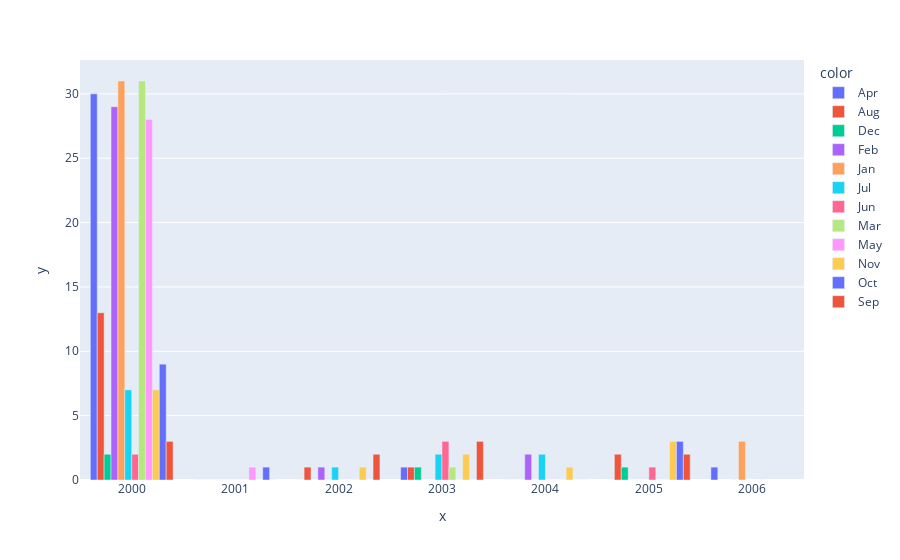

The notebook cell this image was saved under:
### Code cell
df_season_dow = df.groupby([df.year , df.month])['anomaly_seasonal_quantilemethod_duration'].sum()
px.bar(df_season_dow , x=df_season_dow.index.get_level_values(0),
           y=df_season_dow.values ,barmode='group',
           color= df_season_dow.index.get_level_values(1))

### Figure 1 — Plotly figure (JSON) as saved in the notebook; plotly's stock layout.template omitted (floating-point values rounded to 4 significant figures)
{"data": [{"alignmentgroup": "True", "hovertemplate": "color=Apr<br>x=%{x}<br>y=%{y}<extra></extra>", "legendgroup": "Apr", "marker": {"color": "#636efa", "pattern": {"shape": ""}}, "name": "Apr", "offsetgroup": "Apr", "orientation": "v", "showlegend": true, "textposition": "auto", "type": "bar", "x": [2000, 2001, 2002, 2003, 2004, 2005, 2006], "xaxis": "x", "y": [30, 0, 0, 1, 0, 0, 1], "yaxis": "y"}, {"alignmentgroup": "True", "hovertemplate": "color=Aug<br>x=%{x}<br>y=%{y}<extra></extra>", "legendgroup": "Aug", "marker": {"color": "#EF553B", "pattern": {"shape": ""}}, "name": "Aug", "offsetgroup": "Aug", "orientation": "v", "showlegend": true, "textposition": "auto", "type": "bar", "x": [2000, 2001, 2002, 2003, 2004, 2005], "xaxis": "x", "y": [13, 0, 1, 1, 0, 2], "yaxis": "y"}, {"alignmentgroup": "True", "hovertemplate": "color=Dec<br>x=%{x}<br>y=%{y}<extra></extra>", "legendgroup": "Dec", "marker": {"color": "#00cc96", "pattern": {"shape": ""}}, "name": "Dec", "offsetgroup": "Dec", "orientation": "v", "showlegend": true, "textposition": "auto", "type": "bar", "x": [2000, 2001, 2002, 2003, 2004, 2005], "xaxis": "x", "y": [2, 0, 0, 1, 0, 1], "yaxis": "y"}, {"alignmentgroup": "True", "hovertemplate": "color=Feb<br>x=%{x}<br>y=%{y}<extra></extra>", "legendgroup": "Feb", "marker": {"color": "#ab63fa", "pattern": {"shape": ""}}, "name": "Feb", "offsetgroup": "Feb", "orientation": "v", "showlegend": true, "textposition": "auto", "type": "bar", "x": [2000, 2001, 2002, 2003, 2004, 2005, 2006], "xaxis": "x", "y": [29, 0, 1, 0, 2, 0, 0], "yaxis": "y"}, {"alignmentgroup": "True", "hovertemplate": "color=Jan<br>x=%{x}<br>y=%{y}<extra></extra>", "legendgroup": "Jan", "marker": {"color": "#FFA15A", "pattern": {"shape": ""}}, "name": "Jan", "offsetgroup": "Jan", "orientation": "v", "showlegend": true, "textposition": "auto", "type": "bar", "x": [2000, 2001, 2002, 2003, 2004, 2005, 2006], "xaxis": "x", "y": [31, 0, 0, 0, 0, 0, 3], "yaxis": "y"}, {"alignmentgroup": "True", "hovertemplate": "color=Jul<br>x=%{x}<br>y=%{y}<extra></extra>", "legendgroup": "Jul", "marker": {"color": "#19d3f3", "pattern": {"shape": ""}}, "name": "Jul", "offsetgroup": "Jul", "orientation": "v", "showlegend": true, "textposition": "auto", "type": "bar", "x": [2000, 2001, 2002, 2003, 2004, 2005], "xaxis": "x", "y": [7, 0, 1, 2, 2, 0], "yaxis": "y"}, {"alignmentgroup": "True", "hovertemplate": "color=Jun<br>x=%{x}<br>y=%{y}<extra></extra>", "legendgroup": "Jun", "marker": {"color": "#FF6692", "pattern": {"shape": ""}}, "name": "Jun", "offsetgroup": "Jun", "orientation": "v", "showlegend": true, "textposition": "auto", "type": "bar", "x": [2000, 2001, 2002, 2003, 2004, 2005], "xaxis": "x", "y": [2, 0, 0, 3, 0, 1], "yaxis": "y"}, {"alignmentgroup": "True", "hovertemplate": "color=Mar<br>x=%{x}<br>y=%{y}<extra></extra>", "legendgroup": "Mar", "marker": {"color": "#B6E880", "pattern": {"shape": ""}}, "name": "Mar", "offsetgroup": "Mar", "orientation": "v", "showlegend": true, "textposition": "auto", "type": "bar", "x": [2000, 2001, 2002, 2003, 2004, 2005, 2006], "xaxis": "x", "y": [31, 0, 0, 1, 0, 0, 0], "yaxis": "y"}, {"alignmentgroup": "True", "hovertemplate": "color=May<br>x=%{x}<br>y=%{y}<extra></extra>", "legendgroup": "May", "marker": {"color": "#FF97FF", "pattern": {"shape": ""}}, "name": "May", "offsetgroup": "May", "orientation": "v", "showlegend": true, "textposition": "auto", "type": "bar", "x": [2000, 2001, 2002, 2003, 2004, 2005], "xaxis": "x", "y": [28, 1, 0, 0, 0, 0], "yaxis": "y"}, {"alignmentgroup": "True", "hovertemplate": "color=Nov<br>x=%{x}<br>y=%{y}<extra></extra>", "legendgroup": "Nov", "marker": {"color": "#FECB52", "pattern": {"shape": ""}}, "name": "Nov", "offsetgroup": "Nov", "orientation": "v", "showlegend": true, "textposition": "auto", "type": "bar", "x": [2000, 2001, 2002, 2003, 2004, 2005], "xaxis": "x", "y": [7, 0, 1, 2, 1, 3], "yaxis": "y"}, {"alignmentgroup": "True", "hovertemplate": "color=Oct<br>x=%{x}<br>y=%{y}<extra></extra>", "legendgroup": "Oct", "marker": {"color": "#636efa", "pattern": {"shape": ""}}, "name": "Oct", "offsetgroup": "Oct", "orientation": "v", "showlegend": true, "textposition": "auto", "type": "bar", "x": [2000, 2001, 2002, 2003, 2004, 2005], "xaxis": "x", "y": [9, 1, 0, 0, 0, 3], "yaxis": "y"}, {"alignmentgroup": "True", "hovertemplate": "color=Sep<br>x=%{x}<br>y=%{y}<extra></extra>", "legendgroup": "Sep", "marker": {"color": "#EF553B", "pattern": {"shape": ""}}, "name": "Sep", "offsetgroup": "Sep", "orientation": "v", "showlegend": true, "textposition": "auto", "type": "bar", "x": [2000, 2001, 2002, 2003, 2004, 2005], "xaxis": "x", "y": [3, 0, 2, 3, 0, 2], "yaxis": "y"}], "layout": {"barmode": "group", "legend": {"title": {"text": "color"}, "tracegroupgap": 0}, "margin": {"t": 60}, "xaxis": {"anchor": "y", "domain": [0, 1], "title": {"text": "x"}}, "yaxis": {"anchor": "x", "domain": [0, 1], "title": {"text": "y"}}}}
